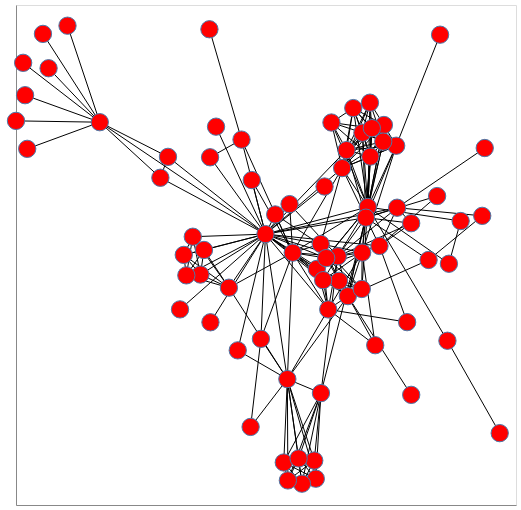

Notebook code for this chart:
### Markdown cell above
The `spring_layout` is the default layout; it is an implementation of the Fruchterman-Reingold algorithm and takes several parameters. You can adjust it by generating the `pos` by hand.

**Have a look into the [documentation]**(https://networkx.github.io/documentation/stable/reference/generated/networkx.drawing.layout.spring_layout.html?highlight=spring_layout#networkx.drawing.layout.spring_layout)*

### Code cell
pos = nx.spring_layout(G, iterations=100)

nxa.draw_networkx(G, pos, node_tooltip='name').properties(width=500, height=500)

### Figure 1 — Vega-Lite specification as saved in the notebook (floating-point values rounded to 4 significant figures; data arrays with more than 128 entries replaced by an {"elided": "..."} marker saying what was removed)
{"config": {"view": {"continuousWidth": 300, "continuousHeight": 300}}, "layer": [{"data": {"name": "data-f12754238f2fc07b7c7f2d8b4ec2a362"}, "mark": {"type": "line", "color": "black", "opacity": 1, "strokeWidth": 1}, "encoding": {"detail": {"field": "edge", "type": "quantitative"}, "x": {"axis": {"grid": false, "labels": false, "ticks": false, "title": ""}, "field": "x", "type": "quantitative"}, "y": {"axis": {"grid": false, "labels": false, "ticks": false, "title": ""}, "field": "y", "type": "quantitative"}}}, {"data": {"name": "data-f15a43c235b28384e646ee0af7cfffd1"}, "mark": {"type": "point", "fill": "red", "opacity": 1, "size": 300, "strokeWidth": 1.0}, "encoding": {"tooltip": {"field": "name", "type": "nominal"}, "x": {"axis": {"grid": false, "labels": false, "ticks": false}, "field": "x", "type": "quantitative"}, "y": {"axis": {"grid": false, "labels": false, "ticks": false}, "field": "y", "type": "quantitative"}}}], "height": 500, "width": 500, "$schema": "https://vega.github.io/schema/vega-lite/v5.15.1.json", "datasets": {"data-f12754238f2fc07b7c7f2d8b4ec2a362": {"elided": "508 records"}, "data-f15a43c235b28384e646ee0af7cfffd1": [{"degree": 10, "x": -0.6984, "name": "Myriel", "y": 0.2953, "group": 1, "between": 0.1768}, {"degree": 1, "x": -0.9673, "name": "Napoleon", "y": 0.3655, "group": 1, "between": 0.0}, {"degree": 3, "x": -0.4802, "name": "Mlle.Baptistine", "y": 0.1508, "group": 1, "between": 0.0}, {"degree": 3, "x": -0.4529, "name": "Mme.Magloire", "y": 0.2052, "group": 1, "between": 0.0}, {"degree": 1, "x": -1.0, "name": "CountessdeLo", "y": 0.2987, "group": 1, "between": 0.0}, {"degree": 1, "x": -0.8827, "name": "Geborand", "y": 0.4356, "group": 1, "between": 0.0}, {"degree": 1, "x": -0.8146, "name": "Champtercier", "y": 0.5462, "group": 1, "between": 0.0}, {"degree": 1, "x": -0.903, "name": "Cravatte", "y": 0.5249, "group": 1, "between": 0.0}, {"degree": 1, "x": -0.9596, "name": "Count", "y": 0.226, "group": 1, "between": 0.0}, {"degree": 1, "x": -0.9743, "name": "OldMan", "y": 0.4497, "group": 1, "between": 0.0}, {"degree": 1, "x": 0.1629, "name": "Labarre", "y": -0.1172, "group": 2, "between": 0.0}, {"degree": 36, "x": -0.1019, "name": "Valjean", "y": 0.004345, "group": 2, "between": 0.57}, {"degree": 2, "x": -0.2017, "name": "Marguerite", "y": -0.2979, "group": 3, "between": 0.0}, {"degree": 1, "x": -0.2798, "name": "Mme.deR", "y": 0.2837, "group": 2, "between": 0.0}, {"degree": 1, "x": -0.4095, "name": "Isabeau", "y": -0.1914, "group": 2, "between": 0.0}, {"degree": 1, "x": -0.3, "name": "Gervais", "y": -0.2249, "group": 2, "between": 0.0}, {"degree": 9, "x": 0.09784, "name": "Tholomyes", "y": -0.409, "group": 3, "between": 0.04063}, {"degree": 7, "x": 0.07932, "name": "Listolier", "y": -0.6316, "group": 3, "between": 0.0}, {"degree": 7, "x": 0.0737, "name": "Fameuil", "y": -0.5844, "group": 3, "between": 0.0}, {"degree": 7, "x": 0.02943, "name": "Blacheville", "y": -0.6446, "group": 3, "between": 0.0}, {"degree": 7, "x": -0.03602, "name": "Favourite", "y": -0.5895, "group": 3, "between": 0.0}, {"degree": 7, "x": 0.01746, "name": "Dahlia", "y": -0.579, "group": 3, "between": 0.0}, {"degree": 7, "x": -0.02127, "name": "Zephine", "y": -0.6361, "group": 3, "between": 0.0}, {"degree": 15, "x": -0.02313, "name": "Fantine", "y": -0.3726, "group": 3, "between": 0.1296}, {"degree": 11, "x": 0.124, "name": "Mme.Thenardier", "y": -0.1915, "group": 4, "between": 0.029}, {"degree": 16, "x": 0.1947, "name": "Thenardier", "y": -0.1569, "group": 4, "between": 0.0749}, {"degree": 11, "x": 0.1584, "name": "Cosette", "y": -0.05333, "group": 5, "between": 0.0238}, {"degree": 17, "x": -0.003804, "name": "Javert", "y": -0.04403, "group": 4, "between": 0.05433}, {"degree": 4, "x": -0.1882, "name": "Fauchelevent", "y": 0.25, "group": 0, "between": 0.02649}, {"degree": 8, "x": -0.2335, "name": "Bamatabois", "y": -0.1351, "group": 2, "between": 0.008041}, {"degree": 2, "x": -0.1554, "name": "Perpetue", "y": -0.497, "group": 3, "between": 0.0}, {"degree": 4, "x": -0.1182, "name": "Simplice", "y": -0.268, "group": 2, "between": 0.00864}, {"degree": 1, "x": 0.1108, "name": "Scaufflaire", "y": 0.128, "group": 2, "between": 0.0}, {"degree": 2, "x": -0.1512, "name": "Woman1", "y": 0.1449, "group": 2, "between": 0.0}, {"degree": 6, "x": -0.336, "name": "Judge", "y": -0.1009, "group": 2, "between": 0.0}, {"degree": 6, "x": -0.3636, "name": "Champmathieu", "y": -0.002487, "group": 2, "between": 0.0}, {"degree": 6, "x": -0.3961, "name": "Brevet", "y": -0.04973, "group": 2, "between": 0.0}, {"degree": 6, "x": -0.3232, "name": "Chenildieu", "y": -0.03692, "group": 2, "between": 0.0}, {"degree": 6, "x": -0.3868, "name": "Cochepaille", "y": -0.103, "group": 2, "between": 0.0}, {"degree": 3, "x": 0.4852, "name": "Pontmercy", "y": -0.06293, "group": 4, "between": 0.006925}, {"degree": 1, "x": 0.4228, "name": "Boulatruelle", "y": -0.4136, "group": 6, "between": 0.0}, {"degree": 11, "x": 0.2462, "name": "Eponine", "y": -0.04368, "group": 4, "between": 0.01149}, {"degree": 3, "x": 0.2932, "name": "Anzelma", "y": -0.2846, "group": 4, "between": 0.0}, {"degree": 3, "x": -0.01517, "name": "Woman2", "y": 0.08228, "group": 5, "between": 0.0}, {"degree": 2, "x": -0.3014, "name": "MotherInnocent", "y": 0.2041, "group": 0, "between": 0.0}, {"degree": 1, "x": -0.3037, "name": "Gribier", "y": 0.5369, "group": 0, "between": 0.0}, {"degree": 1, "x": 0.7413, "name": "Jondrette", "y": -0.5131, "group": 7, "between": 0.0}, {"degree": 2, "x": 0.5531, "name": "Mme.Burgon", "y": -0.2729, "group": 7, "between": 0.02632}, {"degree": 22, "x": 0.2666, "name": "Gavroche", "y": 0.07481, "group": 8, "between": 0.1651}, {"degree": 7, "x": 0.3085, "name": "Gillenormand", "y": -0.02641, "group": 5, "between": 0.02021}, {"degree": 2, "x": 0.4081, "name": "Magnon", "y": -0.2246, "group": 5, "between": 0.0002172}, {"degree": 7, "x": 0.3721, "name": "Mlle.Gillenormand", "y": 0.07293, "group": 5, "between": 0.0476}, {"degree": 2, "x": 0.6784, "name": "Mme.Pontmercy", "y": 0.0518, "group": 5, "between": 0.0003509}, {"degree": 1, "x": 0.6875, "name": "Mlle.Vaubois", "y": 0.2282, "group": 5, "between": 0.0}, {"degree": 4, "x": 0.4227, "name": "Lt.Gillenormand", "y": 0.0327, "group": 5, "between": 0.0}, {"degree": 19, "x": 0.2596, "name": "Marius", "y": 0.04702, "group": 8, "between": 0.132}, {"degree": 2, "x": 0.516, "name": "BaronessT", "y": 0.1033, "group": 5, "between": 0.0}, {"degree": 11, "x": 0.3686, "name": "Mabeuf", "y": 0.2341, "group": 8, "between": 0.02766}, {"degree": 15, "x": 0.1741, "name": "Enjolras", "y": 0.1759, "group": 8, "between": 0.04255}, {"degree": 11, "x": 0.3244, "name": "Combeferre", "y": 0.288, "group": 8, "between": 0.00125}, {"degree": 9, "x": 0.2742, "name": "Prouvaire", "y": 0.3461, "group": 8, "between": 0.0}, {"degree": 11, "x": 0.3219, "name": "Feuilly", "y": 0.2448, "group": 8, "between": 0.00125}, {"degree": 13, "x": 0.2757, "name": "Courfeyrac", "y": 0.2058, "group": 8, "between": 0.005267}, {"degree": 12, "x": 0.2471, "name": "Bahorel", "y": 0.2679, "group": 8, "between": 0.002185}, {"degree": 13, "x": 0.1899, "name": "Bossuet", "y": 0.2228, "group": 8, "between": 0.03075}, {"degree": 12, "x": 0.281, "name": "Joly", "y": 0.2798, "group": 8, "between": 0.002185}, {"degree": 10, "x": 0.2142, "name": "Grantaire", "y": 0.332, "group": 8, "between": 0.0001504}, {"degree": 1, "x": 0.5267, "name": "MotherPlutarch", "y": 0.5228, "group": 9, "between": 0.0}, {"degree": 10, "x": 0.08284, "name": "Gueulemer", "y": -0.08624, "group": 4, "between": 0.00496}, {"degree": 10, "x": 0.1057, "name": "Babet", "y": -0.1155, "group": 4, "between": 0.00496}, {"degree": 10, "x": 0.09689, "name": "Claquesous", "y": -0.02117, "group": 4, "between": 0.004862}, {"degree": 9, "x": 0.1168, "name": "Montparnasse", "y": -0.05802, "group": 4, "between": 0.003874}, {"degree": 3, "x": -0.06694, "name": "Toussaint", "y": 0.05543, "group": 5, "between": 0.0}, {"degree": 2, "x": 0.6008, "name": "Child1", "y": 0.03834, "group": 10, "between": 0.0}, {"degree": 2, "x": 0.5585, "name": "Child2", "y": -0.07273, "group": 10, "between": 0.0}, {"degree": 7, "x": 0.2448, "name": "Brujon", "y": -0.1384, "group": 4, "between": 0.0004386}, {"degree": 7, "x": 0.1355, "name": "Mme.Hucheloup", "y": 0.2944, "group": 8, "between": 0.0}]}}
